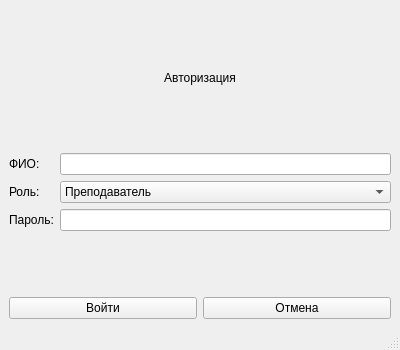
<?xml version="1.0" encoding="UTF-8"?>
<ui version="4.0">
  <class>LoginWindow</class>
  <widget class="QMainWindow" name="LoginWindow">
    <property name="geometry">
      <rect>
        <x>0</x>
        <y>0</y>
        <width>400</width>
        <height>350</height>
      </rect>
    </property>
    <property name="windowTitle">
      <string>Авторизация</string>
    </property>
    <widget class="QWidget" name="centralwidget">
      <layout class="QVBoxLayout" name="verticalLayout">
        <item>
          <widget class="QLabel" name="label">
            <property name="text">
              <string>Авторизация</string>
            </property>
            <property name="alignment">
              <set>Qt::AlignCenter</set>
            </property>
          </widget>
        </item>
        <item>
          <layout class="QFormLayout" name="formLayout">
            <item row="0" column="0">
              <widget class="QLabel" name="label_2">
                <property name="text">
                  <string>ФИО:</string>
                </property>
              </widget>
            </item>
            <item row="0" column="1">
              <widget class="QLineEdit" name="leFullName"/>
            </item>
            <item row="1" column="0">
              <widget class="QLabel" name="label_3">
                <property name="text">
                  <string>Роль:</string>
                </property>
              </widget>
            </item>
            <item row="1" column="1">
              <widget class="QComboBox" name="cbRole">
                <item>
                  <property name="text">
                    <string>Преподаватель</string>
                  </property>
                </item>
                <item>
                  <property name="text">
                    <string>Студент</string>
                  </property>
                </item>
                <item>
                  <property name="text">
                    <string>Администратор</string>
                  </property>
                </item>
              </widget>
            </item>
            <item row="2" column="0">
              <widget class="QLabel" name="label_4">
                <property name="text">
                  <string>Пароль:</string>
                </property>
              </widget>
            </item>
            <item row="2" column="1">
              <widget class="QLineEdit" name="lePassword"/>
            </item>
          </layout>
        </item>
        <item>
          <layout class="QHBoxLayout" name="horizontalLayout">
            <item>
              <widget class="QPushButton" name="btnLogin">
                <property name="text">
                  <string>Войти</string>
                </property>
              </widget>
            </item>
            <item>
              <widget class="QPushButton" name="btnCancel">
                <property name="text">
                  <string>Отмена</string>
                </property>
              </widget>
            </item>
          </layout>
        </item>
      </layout>
    </widget>
    <widget class="QMenuBar" name="menubar">
      <property name="geometry">
        <rect>
          <x>0</x>
          <y>0</y>
          <width>400</width>
          <height>21</height>
        </rect>
      </property>
    </widget>
    <widget class="QStatusBar" name="statusbar"/>
  </widget>
  <resources/>
  <connections/>
</ui>
